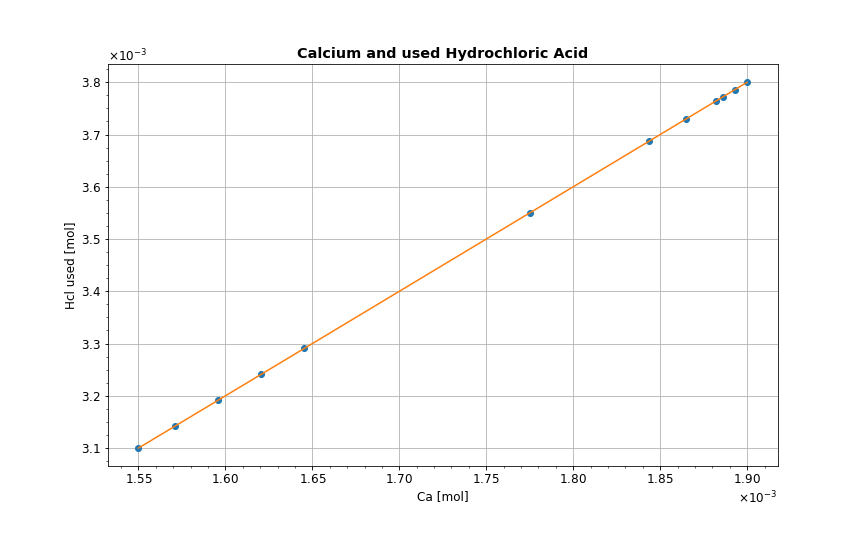

This chart was generated by the following Python code:
#!/usr/bin/env python3
# -*- coding: utf-8 -*-
"""
Created on Sun Oct 14 20:41:58 2018

@author: jorgeagr
"""

import pandas as pd
import numpy as np
import matplotlib.pyplot as plt
import matplotlib as mpl
from scipy.optimize import curve_fit
import matplotlib.ticker as mtick

golden_ratio = (np.sqrt(5) + 1) / 2
width = 12
height = width / golden_ratio

mpl.rcParams['font.size'] = 12
mpl.rcParams['figure.titlesize'] = 'large'
mpl.rcParams['legend.fontsize'] = 'small'
mpl.rcParams['figure.figsize'] = (width, height)

def f(x, b, m):
    return m*x + b

random = np.random.rand(9)

Ca_mass = np.array([0.062, 0.076, 0.071])
Ca_mass = np.append(Ca_mass, np.random.choice(np.linspace(min(Ca_mass), max(Ca_mass), num=100), 9))
HCl_mol = np.ones(len(Ca_mass)) * 0.005
NaOH_mol = np.array([10, 34, 23]) * 1/18000
NaOH_mol = np.append(NaOH_mol, Ca_mass[3:] / np.random.choice(np.linspace(38, 50), 9))
Ca_mol = Ca_mass / 40
HCl_used = Ca_mol * 2
HCl_excess = HCl_mol - HCl_used

df = pd.DataFrame(data = {'Ca mass': Ca_mass, 'HCl mol': HCl_mol, 'NaOH mol': NaOH_mol,
                  'Ca mol': Ca_mol, 'HCl used': HCl_used, 'HCl excess': HCl_excess})

param, err = curve_fit(f, df['Ca mol'], df['HCl used'])
x = np.linspace(min(Ca_mol), max(Ca_mol), num=100)

fig, ax = plt.subplots()
ax.plot(df['Ca mol'], df['HCl used'], 'o')
ax.plot(x, f(x, param[0], param[1]))
ax.set_title('Calcium and used Hydrochloric Acid', weight='bold')
ax.set_xlabel('Ca [mol]')
ax.set_ylabel('Hcl used [mol]')
ax.ticklabel_format(style='sci', axis='both', scilimits=(0,0), useMathText=True)
ax.grid()
ax.xaxis.set_minor_locator(mtick.MultipleLocator(1e-5))
ax.yaxis.set_minor_locator(mtick.MultipleLocator(0.25e-4))
#plt.xticks(rotation=45)
